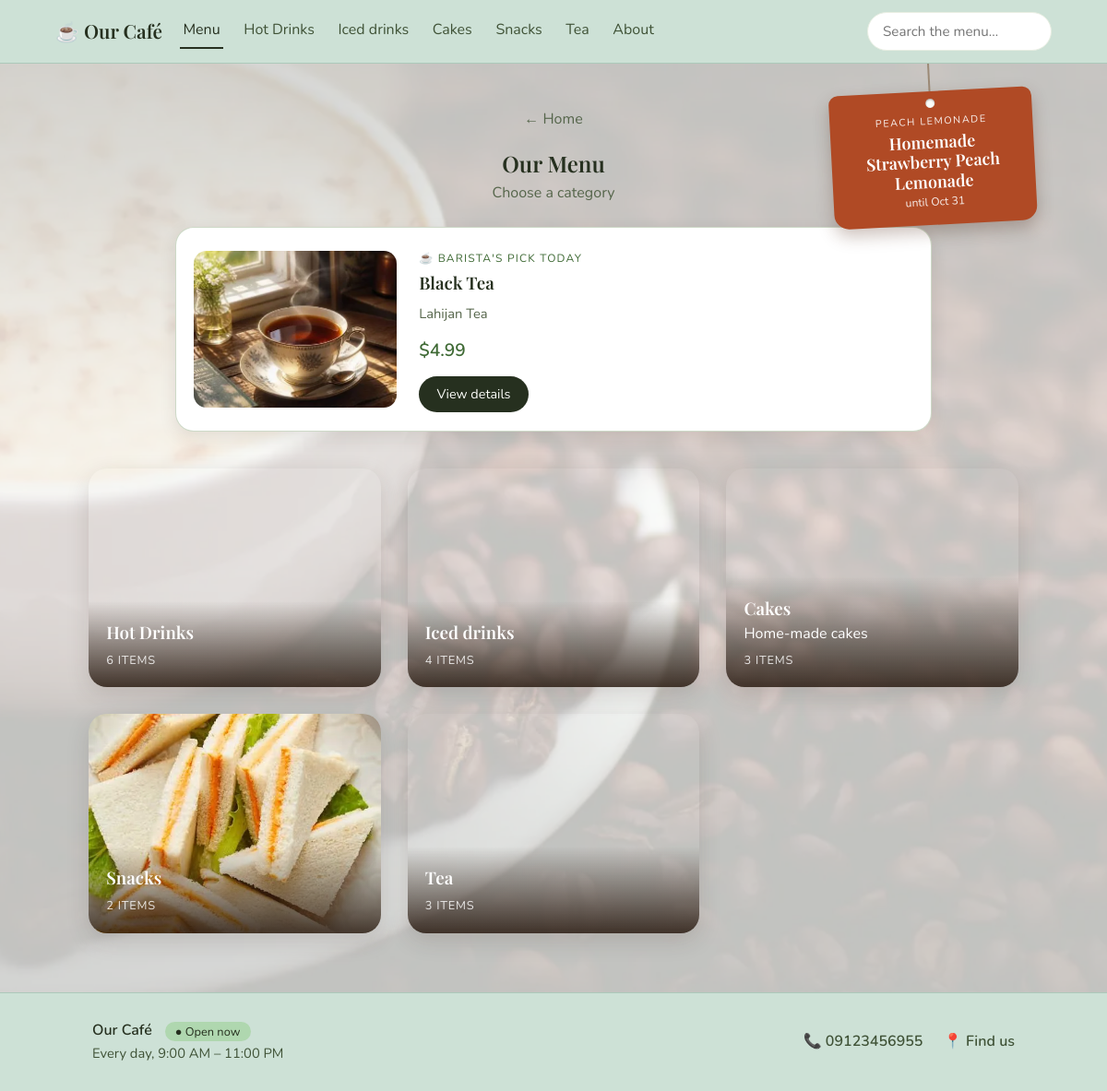
The app's page /menu/ with its own data.
### coffee/models.py (models this page shows, shortened)
class ShopInfo(models.Model):
    DAYS = [(0, "Monday"), (1, "Tuesday"), (2, "Wednesday"), (3, "Thursday"),
            (4, "Friday"), (5, "Saturday"), (6, "Sunday")]
    name = models.CharField(max_length=100, default="Our Café")
    story = models.TextField(blank=True, help_text="A short, friendly paragraph about the café")
    photo = models.ImageField(upload_to="about/", blank=True)
    address = models.CharField(max_length=200, blank=True)
    phone = models.CharField(max_length=30, blank=True)
    email = models.EmailField(blank=True)
    instagram = models.URLField(blank=True, help_text="Full link, e.g. https://instagram.com/yourcafe")
    telegram = models.URLField(blank=True, help_text="Full link, e.g. https://t.me/yourcafe")
    map_embed_url = models.URLField(blank=True, help_text="Google Maps → Share → Embed a map → copy the src URL")
    open_all_day = models.BooleanField(default=False, help_text="Open 24 hours (times below are ignored)")
    open_time = models.TimeField(default=time(9, 0))
    close_time = models.TimeField(default=time(23, 0), help_text="A time earlier than opening means it closes after midnight")
    closed_days = models.CharField(max_length=20, blank=True)
    class Meta:
        verbose_name_plural = "shop info"
    @classmethod
    def load(cls):
        obj, _ = cls.objects.get_or_create(pk=1)
        return obj
    @property
    def phone_link(self):
        return re.sub(r"[^\d+]", "", self.phone)
    @property
    def closed_day_numbers(self):
        return {int(d) for d in self.closed_days.split(",") if d}
    @property
    def open_days_text(self):
        closed = self.closed_day_numbers
        names = dict(self.DAYS)
        if not closed:
            return "Every day"
        if len(closed) == 7:
            return "Closed"
        return "Every day except " + ", ".join(names[d] for d in sorted(closed))
    def is_open_now(self):
        now = timezone.localtime()
        today = now.weekday()
        closed = self.closed_day_numbers
        if self.open_all_day:
            return today not in closed
        t = now.time()
        if self.open_time <= self.close_time:              # normal day, e.g. 09:00–23:00
            return today not in closed and self.open_time <= t <= self.close_time
        if t >= self.open_time:                            # evening part belongs to today
            return today not in closed
        if t <= self.close_time:                           # after midnight: yesterday's session
            return (today - 1) % 7 not in closed
        return False

class Category(models.Model):
    name = models.CharField(max_length=60)
    slug = models.SlugField(unique=True)
    description = models.CharField(max_length=140, blank=True)
    image = models.ImageField(upload_to="categories/")
    order = models.PositiveIntegerField(default=0)
    class Meta:
        ordering = ["order"]
        verbose_name_plural = "categories"
    def get_absolute_url(self):
        return reverse("category_detail", args=[self.slug])

class SeasonalTag(models.Model):
    title = models.CharField(max_length=30, help_text="Small top line, e.g. Autumn special")
    text = models.CharField(max_length=40, help_text="Main line, e.g. Pumpkin latte")
    note = models.CharField(max_length=30, blank=True,
                            help_text="Small bottom line. Leave empty to show 'until <end date>' automatically")
    product = models.ForeignKey(Product, null=True, blank=True, on_delete=models.SET_NULL,
                                help_text="Optional: tapping the tag opens this item")
    category = models.ForeignKey(Category, null=True, blank=True, on_delete=models.SET_NULL,
                                 help_text="Optional: tapping the tag opens this category (ignored if an item is chosen)")
    start_date = models.DateField(null=True, blank=True, help_text="Leave empty to show it right away")
    end_date = models.DateField(null=True, blank=True, help_text="Last day it is shown. Leave empty to keep it until you switch it off")
    active = models.BooleanField(default=True, help_text="Untick to hide it without deleting")
    class Meta:
        ordering = ["-id"]
        verbose_name = "seasonal tag"
    @classmethod
    def current(cls):
        today = timezone.localdate()
        return (cls.objects.filter(active=True)
                .filter(Q(start_date__isnull=True) | Q(start_date__lte=today))
                .filter(Q(end_date__isnull=True) | Q(end_date__gte=today))
                .select_related("product__category", "category")
                .first())
    @property
    def note_text(self):
        if self.note:
            return self.note
        if self.end_date:
            return "until " + date_format(self.end_date, "M j")
        return ""
    @property
    def link_url(self):
        if self.product_id:
            return f"{self.product.category.get_absolute_url()}#p{self.product_id}"
        if self.category_id:
            return self.category.get_absolute_url()
        return ""

class Product(models.Model):
    BADGES = [("", "None"), ("new", "New"), ("popular", "Popular"), ("seasonal", "Seasonal")]
    category = models.ForeignKey(Category, related_name="products", on_delete=models.CASCADE)
    name = models.CharField(max_length=100)
    ingredients = models.TextField(help_text="e.g. Espresso, steamed milk, foam")
    image = models.ImageField(upload_to="products/")
    price = models.DecimalField("Price (medium)", max_digits=6, decimal_places=2,
                                help_text="The regular price. For items without sizes, like cakes, this is the only price.")
    price_large = models.DecimalField("Price (large)", max_digits=6, decimal_places=2,
                                      null=True, blank=True,
                                      help_text="Leave empty if the item has no sizes")
    available = models.BooleanField(default=True, help_text="Untick when sold out; it will show greyed out")
    badge = models.CharField(max_length=10, choices=BADGES, blank=True)
    is_vegan = models.BooleanField("Vegan", default=False)
    is_caffeine_free = models.BooleanField("Caffeine-free", default=False)
    has_nuts = models.BooleanField("Contains nuts", default=False)
    has_dairy = models.BooleanField("Contains dairy", default=False)

### coffee/views.py (the view)
# urls.py: path("menu/", views.categories, name="categories"),
def categories(request):
    pick, note = todays_pick()
    return render(request, "coffee/categories.html", {
        "categories": Category.objects.annotate(item_count=Count("products")).order_by("order", "name"),
        "pick": pick,
        "pick_note": note,
        "season_tag": SeasonalTag.current(),
    })

### coffee/context_processors.py (called while the page is built)
def site(request):
    return {
        "shop": ShopInfo.load(),
        "nav_categories": Category.objects.annotate(item_count=Count("products")).filter(item_count__gt=0).order_by("order", "name"),
        "currency": getattr(settings, "CURRENCY_SYMBOL", "$"),
    }

### coffee/views.py (called while the page is built)
def todays_pick():
    today = timezone.localdate()
    pick = (DailyPick.objects.filter(date=today, product__available=True)
            .select_related("product__category").first())
    if pick:
        return pick.product, pick.note
    available = Product.objects.filter(available=True).select_related("category").order_by("id")
    count = available.count()
    if count:
        return available[today.toordinal() % count], ""
    return None, ""

### coffee/templates/coffee/categories.html (shortened to what this page needs)
{% extends "coffee/base.html" %}
{% block content %}
{% include "coffee/_season_tag.html" %}
<header class="page-header">
  <a class="back" href="{% url 'welcome' %}">← Home</a>
  <h2>Our Menu</h2>
  <p>Choose a category</p>
</header>
{% if pick %}
<section class="pick">
  <img src="{{ pick.image.url }}" alt="{{ pick.name }}">
  <div class="pick-text">
    <span class="tag">☕ Barista's pick today</span>
    <h3>{{ pick.name }}</h3>
    <p class="ingredients">{{ pick.ingredients }}</p>
    {% include "coffee/_prices.html" with p=pick %}
    <a class="btn-small" href="{{ pick.category.get_absolute_url }}#p{{ pick.id }}">View details</a>
  </div>
</section>
{% endif %}
<div class="grid categories">
  {% for c in categories %}
  <a class="category-card {% if not c.item_count %}coming-soon{% endif %}" href="{{ c.get_absolute_url }}">
    <img src="{{ c.image.url }}" alt="" loading="lazy" decoding="async">
    <div class="overlay">
      <h3>{{ c.name }}</h3>
      <span>{{ c.description }}</span>
      <span class="count">{% if c.item_count %}{{ c.item_count }} item{{ c.item_count|pluralize }}{% else %}Coming soon{% endif %}</span>
    </div>
  </a>
  {% endfor %}
</div>
{% endblock %}

### coffee/templates/coffee/base.html (shortened to what this page needs)
{% load static %}
<!DOCTYPE html>
<html lang="en" data-theme="{% if shop.is_open_now %}light{% else %}dark{% endif %}">
<head>
  <link rel="stylesheet" href="{% static 'css/style.css' %}">
</head>
<body class="page-{{ request.resolver_match.url_name }}">
  {% if request.resolver_match.url_name != "welcome" %}
  <nav class="navbar" aria-label="Main">
    <a class="brand" href="{% url 'welcome' %}">☕ {{ shop.name }}</a>
    <div class="nav-links">
      <a href="{% url 'categories' %}" class="{% if request.resolver_match.url_name == 'categories' %}active{% endif %}">Menu</a>
      {% for c in nav_categories %}
      <a href="{{ c.get_absolute_url }}"
         class="{% if request.path == c.get_absolute_url %}active{% endif %}">{{ c.name }}</a>
      {% endfor %}
      <a href="{% url 'about' %}" class="{% if request.resolver_match.url_name == 'about' %}active{% endif %}">About</a>
    </div>
    <form class="search" action="{% url 'search' %}" method="get" role="search">
      <input type="search" name="q" placeholder="Search the menu…" aria-label="Search the menu"
             enterkeyhint="search" maxlength="60" value="{{ query|default:'' }}">
    </form>
  </nav>
  {% endif %}
  <main id="main">
    {% block content %}{% endblock %}
  </main>
  {% if request.resolver_match.url_name != "welcome" %}
  <footer class="site-footer">
    <div class="footer-inner">
      <div>
        <strong>{{ shop.name }}</strong>
        <span class="footer-status {% if shop.is_open_now %}open{% else %}closed{% endif %}">
          ● {% if shop.is_open_now %}Open now{% else %}Closed right now{% endif %}
        </span>
        <p>
          {{ shop.open_days_text }},
          {% if shop.open_all_day %}open 24 hours{% else %}{{ shop.open_time|time:"g:i A" }} – {{ shop.close_time|time:"g:i A" }}{% endif %}
        </p>
      </div>
      <div class="footer-links">
        {% if shop.phone %}<a href="tel:{{ shop.phone_link }}">📞 {{ shop.phone }}</a>{% endif %}
        <a href="{% url 'about' %}">📍 Find us</a>
        {% url 'table_card' as qr_cards_url %}{% if user.is_staff and qr_cards_url %}<a href="{{ qr_cards_url }}">🖨️ QR cards</a>{% endif %}
      </div>
    </div>
  </footer>
  {% endif %}
</body>
</html>

### coffee/templates/coffee/_season_tag.html
{% load static %}
{% if season_tag %}
<link rel="stylesheet" href="{% static 'css/season-tag.css' %}">
<div class="season-tag-wrap">
  {% if season_tag.link_url %}<a class="season-tag" href="{{ season_tag.link_url }}">{% else %}<div class="season-tag">{% endif %}
    <span class="season-tag-body">
      <small>{{ season_tag.title }}</small>
      <strong>{{ season_tag.text }}</strong>
      {% if season_tag.note_text %}<em>{{ season_tag.note_text }}</em>{% endif %}
    </span>
  {% if season_tag.link_url %}</a>{% else %}</div>{% endif %}
</div>
{% endif %}

### coffee/templates/coffee/_prices.html
<div class="prices">
  {% if p.price_large %}
    <span class="size"><small>Medium</small>{{ currency }}{{ p.price }}</span>
    <span class="size"><small>Large</small>{{ currency }}{{ p.price_large }}</span>
  {% else %}
    <span class="price">{{ currency }}{{ p.price }}</span>
  {% endif %}
</div>

### coffee/static/css/style.css (style rules this page uses)
:root { --cream: #fbfcf8; --latte: #e8eee2; --espresso: #26301f; --mocha: #55654a; --sage: #6f9360; --sage-ink: #3f6a35; --card: #ffffff; --ribbon: #3f6a35; --bar: #cde1d6; --bar-text: #26301f; --bar-muted: #3f5236; --bar-line: #acc9ba; }
* { box-sizing: border-box; margin: 0; padding: 0; }
html { scroll-behavior: smooth; }
body { font-family: "Nunito", system-ui, sans-serif; background: var(--cream); color: var(--espresso); line-height: 1.6; transition: background .4s, color .4s; }
h1, h2, h3 { font-family: "Playfair Display", Georgia, serif; }
a { text-decoration: none; color: inherit; }
img { max-width: 100%; }
body::before { content: ""; position: fixed; inset: 0; z-index: -1; background: url("../img/hero.webp") center / cover no-repeat; opacity: .25; transition: opacity .4s; }
.navbar { position: sticky; top: 0; z-index: 100; display: flex; align-items: center; gap: 1.2rem; padding: .8rem 5%; background: var(--bar); border-bottom: 1px solid var(--bar-line); }
.brand { font-family: "Playfair Display", Georgia, serif; font-size: 1.3rem; white-space: nowrap; color: var(--bar-text); }
.nav-links { display: flex; gap: 1.2rem; flex: 1; overflow-x: auto; white-space: nowrap; }
.nav-links a { padding: .3rem .2rem; border-bottom: 2px solid transparent; color: var(--bar-muted); }
.nav-links a:hover, .nav-links a.active { color: var(--bar-text); border-color: currentColor; }
.search input { padding: .5rem 1rem; border-radius: 999px; font: inherit; font-size: .95rem; border: 1px solid var(--latte); background: var(--card); color: var(--espresso); width: 200px; transition: width .3s, box-shadow .3s; }
.btn-small { display: inline-block; padding: .5rem 1.2rem; border-radius: 999px; background: var(--espresso); color: var(--cream); font-size: .9rem; }
.page-header { text-align: center; padding: 3rem 1rem 1.5rem; }
.page-header .back { display: block; margin-bottom: 1rem; color: var(--mocha); }
.page-header p { color: var(--mocha); }
.grid { display: grid; gap: 1.8rem; padding: 1rem 8% 4rem; grid-template-columns: repeat(auto-fit, minmax(260px, 1fr)); }
.tag { color: var(--sage-ink); text-transform: uppercase; letter-spacing: .1em; font-size: .75rem; }
.category-card { position: relative; border-radius: 20px; overflow: hidden; aspect-ratio: 4/3; box-shadow: 0 8px 24px rgba(59,42,32,.15); transition: transform .3s; }
.category-card img { width: 100%; height: 100%; object-fit: cover; display: block; }
.overlay { position: absolute; inset: auto 0 0 0; padding: 1.2rem; color: #fff; background: linear-gradient(transparent, rgba(40,25,15,.85)); }
.overlay span { display: block; }
.overlay .count { margin-top: .3rem; font-size: .8rem; letter-spacing: .06em; text-transform: uppercase; opacity: .85; }
.pick { display: grid; grid-template-columns: 220px 1fr; gap: 1.5rem; align-items: center; width: calc(100% - 2rem); max-width: 820px; margin: 0 auto 1.5rem; padding: 1.2rem; background: var(--card); border-radius: 20px; box-shadow: 0 6px 18px rgba(59,42,32,.1); border: 1px solid color-mix(in srgb, var(--sage) 35%, transparent); }
.pick img { width: 100%; height: 170px; object-fit: cover; border-radius: 14px; }
.pick .prices { margin-bottom: .8rem; }
.ingredients { color: var(--mocha); font-size: .92rem; margin: .4rem 0 .8rem; }
.prices { display: flex; flex-wrap: wrap; gap: 1.2rem; align-items: flex-end; }
.price { font-weight: 600; color: var(--sage-ink); font-size: 1.2rem; }
.site-footer { background: var(--bar); color: var(--bar-text); border-top: 1px solid var(--bar-line); padding: 1.8rem 8%; }
.footer-inner { max-width: 1000px; margin: 0 auto; display: flex; flex-wrap: wrap; justify-content: space-between; align-items: center; gap: 1rem 2rem; }
.footer-inner p { color: var(--bar-muted); font-size: .92rem; }
.footer-status { margin-left: .6rem; padding: .1rem .7rem; border-radius: 999px; font-size: .8rem; color: var(--bar-text); background: color-mix(in srgb, var(--bar-text) 14%, transparent); }
.footer-status.open { background: color-mix(in srgb, #7fc46f 38%, transparent); }
.footer-links { display: flex; flex-wrap: wrap; gap: .6rem 1.4rem; }
.footer-links a { color: var(--bar-muted); font-weight: 600; }
.navbar { transition: transform .3s ease; }
:root[data-theme="light"] { color-scheme: light; }

### records on screen
ShopInfo: name "Our Café", open_days_text "Every day", open_time "9:00 AM", close_time "11:00 PM", phone "09123456955"
Category: name "Hot Drinks", image (picture), item_count "6"
Category: name "Iced drinks", image (picture), item_count "4"
Category: name "Cakes", image (picture), description "Home-made cakes", item_count "3"
Category: name "Snacks", image (picture), item_count "2"
Category: name "Tea", image (picture), item_count "3"
SeasonalTag: title "PEACH LEMONADE", text "Homemade Strawberry Peach Lemonade", note_text "until Oct 31"
Product: image (picture), name "Black Tea", ingredients "Lahijan Tea", price "4.99"

### other values on screen
{{ currency }} "$"
